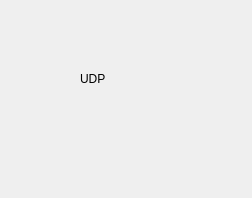
<?xml version="1.0" encoding="UTF-8"?>
<ui version="4.0">
 <class>udpctrl</class>
 <widget class="QWidget" name="udpctrl">
  <property name="geometry">
   <rect>
    <x>0</x>
    <y>0</y>
    <width>252</width>
    <height>198</height>
   </rect>
  </property>
  <property name="windowTitle">
   <string>udpctrl</string>
  </property>
  <widget class="QLabel" name="label">
   <property name="geometry">
    <rect>
     <x>80</x>
     <y>70</y>
     <width>67</width>
     <height>17</height>
    </rect>
   </property>
   <property name="text">
    <string>UDP</string>
   </property>
  </widget>
 </widget>
 <resources/>
 <connections/>
</ui>
